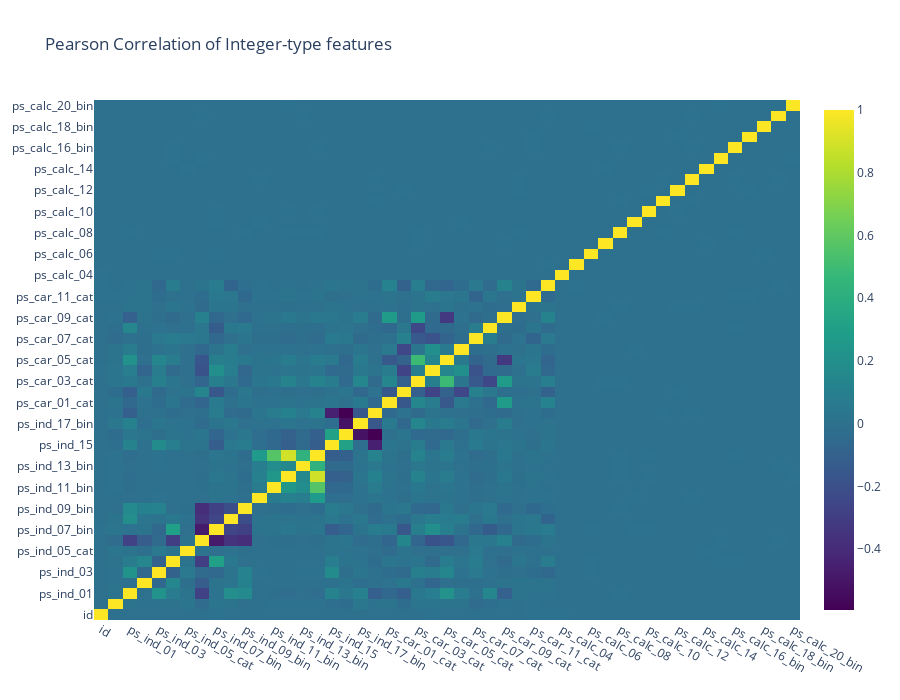

This figure's notebook cell:
### Markdown cell above
<b>Correlation of integer features</b>

For the columns of interger datatype, I shall now switch to using the Plotly library to show how one can also generate a heatmap of correlation values interactively. Much like our earlier Plotly plot, we generate a heatmap object by simply invoking the "go.Heatmap". Here we have to provide values to three different axes, where x and y axes take in the column names while the correlation value is provided by the z-axis. The colorscale attribute takes in keywords that correspond to different color palettes that you will see in the heatmap where in this example, I have used the Greys colorscale (others include Portland and Viridis - try it for yourself).

### Code cell
#train_int = train_int.drop(["id", "target"], axis=1)
# colormap = plt.cm.bone
# plt.figure(figsize=(21,16))
# plt.title('Pearson correlation of categorical features', y=1.05, size=15)
# sns.heatmap(train_cat.corr(),linewidths=0.1,vmax=1.0, square=True, cmap=colormap, linecolor='white', annot=False)

data = [
    go.Heatmap(
        z = train_int.corr().values,
        x = train_int.columns.values,
        y = train_int.columns.values,
        colorscale = 'Viridis',
        reversescale = False,
        #text = True,
        opacity = 1.0
    )
    
]

layout = go.Layout(
    title = 'Pearson Correlation of Integer-type features',
    xaxis = dict(ticks = '',nticks = 36),
    yaxis  = dict(ticks = ""),
    width = 900,height = 700)

fig = go.Figure(data = data,layout = layout)
py.iplot(fig,filename = 'labelled-heatmap')

### Figure 1 — Plotly figure (JSON) as saved in the notebook; plotly's stock layout.template omitted (floating-point values rounded to 4 significant figures; data arrays with more than 128 entries replaced by an {"elided": "..."} marker saying what was removed)
{"data": [{"colorscale": [[0, "#440154"], [0.1111, "#482878"], [0.2222, "#3e4989"], [0.3333, "#31688e"], [0.4444, "#26828e"], [0.5556, "#1f9e89"], [0.6667, "#35b779"], [0.7778, "#6ece58"], [0.8889, "#b5de2b"], [1, "#fde725"]], "opacity": 1, "reversescale": false, "type": "heatmap", "x": ["id", "target", "ps_ind_01", "ps_ind_02_cat", "ps_ind_03", "ps_ind_04_cat", "ps_ind_05_cat", "ps_ind_06_bin", "ps_ind_07_bin", "ps_ind_08_bin", "ps_ind_09_bin", "ps_ind_10_bin", "ps_ind_11_bin", "ps_ind_12_bin", "ps_ind_13_bin", "ps_ind_14", "ps_ind_15", "ps_ind_16_bin", "ps_ind_17_bin", "ps_ind_18_bin", "ps_car_01_cat", "ps_car_02_cat", "ps_car_03_cat", "ps_car_04_cat", "ps_car_05_cat", "ps_car_06_cat", "ps_car_07_cat", "ps_car_08_cat", "ps_car_09_cat", "ps_car_10_cat", "ps_car_11_cat", "ps_car_11", "ps_calc_04", "ps_calc_05", "ps_calc_06", "ps_calc_07", "ps_calc_08", "ps_calc_09", "ps_calc_10", "ps_calc_11", "ps_calc_12", "ps_calc_13", "ps_calc_14", "ps_calc_15_bin", "ps_calc_16_bin", "ps_calc_17_bin", "ps_calc_18_bin", "ps_calc_19_bin", "ps_calc_20_bin"], "y": ["id", "target", "ps_ind_01", "ps_ind_02_cat", "ps_ind_03", "ps_ind_04_cat", "ps_ind_05_cat", "ps_ind_06_bin", "ps_ind_07_bin", "ps_ind_08_bin", "ps_ind_09_bin", "ps_ind_10_bin", "ps_ind_11_bin", "ps_ind_12_bin", "ps_ind_13_bin", "ps_ind_14", "ps_ind_15", "ps_ind_16_bin", "ps_ind_17_bin", "ps_ind_18_bin", "ps_car_01_cat", "ps_car_02_cat", "ps_car_03_cat", "ps_car_04_cat", "ps_car_05_cat", "ps_car_06_cat", "ps_car_07_cat", "ps_car_08_cat", "ps_car_09_cat", "ps_car_10_cat", "ps_car_11_cat", "ps_car_11", "ps_calc_04", "ps_calc_05", "ps_calc_06", "ps_calc_07", "ps_calc_08", "ps_calc_09", "ps_calc_10", "ps_calc_11", "ps_calc_12", "ps_calc_13", "ps_calc_14", "ps_calc_15_bin", "ps_calc_16_bin", "ps_calc_17_bin", "ps_calc_18_bin", "ps_calc_19_bin", "ps_calc_20_bin"], "z": {"elided": "49x49 float values"}}], "layout": {"height": 700, "title": {"text": "Pearson Correlation of Integer-type features"}, "width": 900, "xaxis": {"nticks": 36, "ticks": ""}, "yaxis": {"ticks": ""}}}
